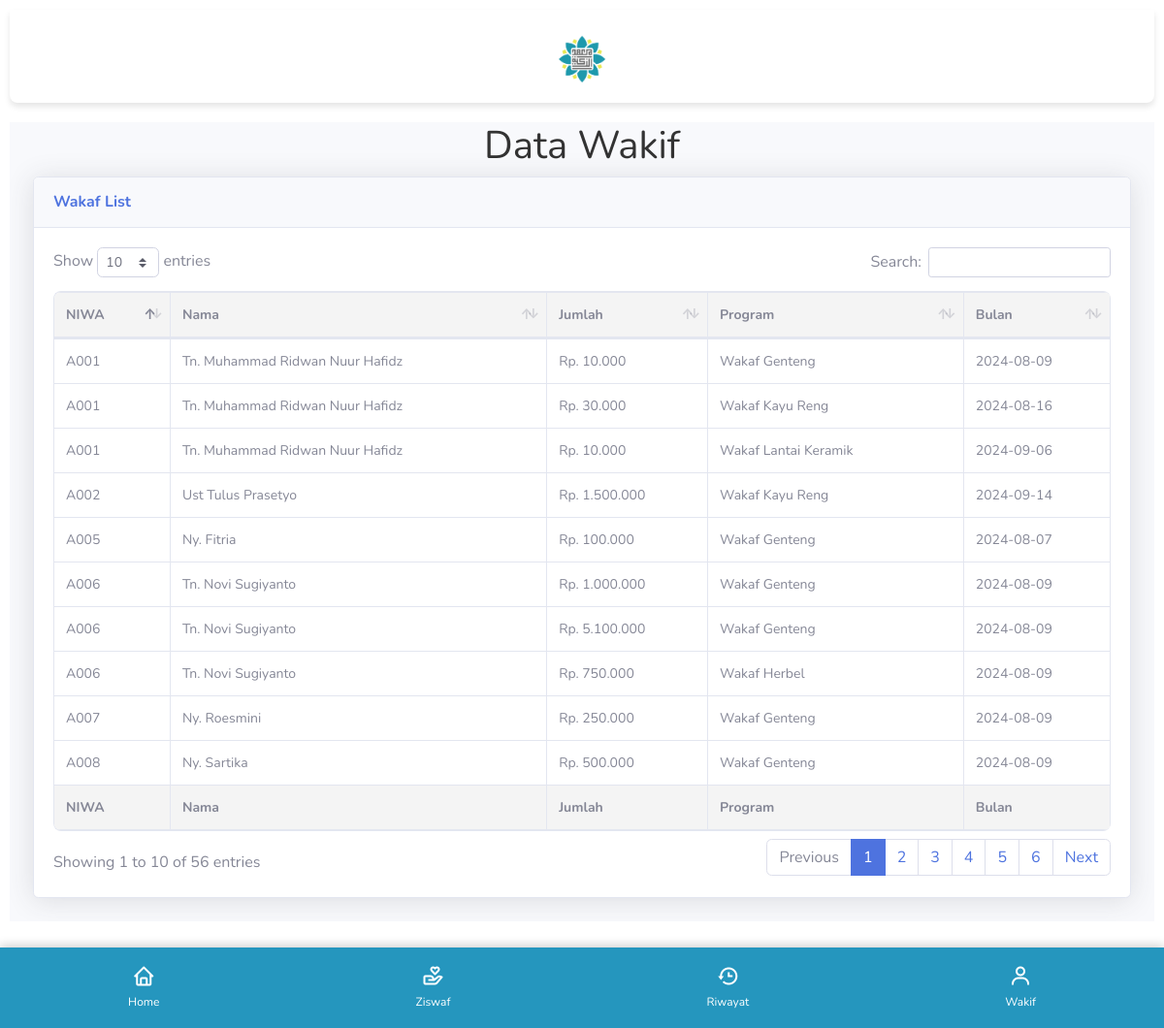
The app's page /admin/wakif-admin.php with its own data.
### tables this page shows
CREATE TABLE `pemasukan` (
  `id` int(11) NOT NULL,
  `user_id` varchar(10) NOT NULL,
  `jumlah` int(11) NOT NULL,
  `bulan` varchar(20) NOT NULL,
  `program_id` int(11) NOT NULL
);

CREATE TABLE `users` (
  `id` int(11) NOT NULL,
  `user_id` varchar(10) NOT NULL,
  `nama` varchar(100) NOT NULL
);

CREATE TABLE `program` (
  `id` int(11) NOT NULL,
  `program_name` varchar(255) NOT NULL,
  `target_amount` int(11) NOT NULL,
  `description` text NOT NULL,
  `image` varchar(255) DEFAULT NULL
);

### admin/wakif-admin.php (the view, shortened to what this page needs)
<?php
include 'db.php';
$search_query = '';
$sql = "SELECT p.*, pr.program_name, u.nama FROM pemasukan p
        JOIN program pr ON p.program_id = pr.id
        JOIN users u ON p.user_id = u.user_id
        WHERE u.nama LIKE '%$search_query%'";
$result = $conn->query($sql);
?>
<!DOCTYPE html>
<html lang="en">
<head>
    <link rel="stylesheet" href="style.css">
    <link href="vendor/fontawesome-free/css/all.min.css" rel="stylesheet" type="text/css">
    <link href="css/sb-admin-2.min.css" rel="stylesheet">
    <link href="vendor/datatables/dataTables.bootstrap4.min.css" rel="stylesheet">
    <link rel="stylesheet" href="https://cdn.jsdelivr.net/npm/boxicons@latest/css/boxicons.min.css">
</head>
<body id="page-top">
    <nav class="navbar">
        <div>
            <a href="index.php"><img src="az1.png" width="60px" alt="Logo Azzakiyyah"></a>
        </div>
    </nav>
    <div id="wrapper">
        <div id="content-wrapper" class="d-flex flex-column">
            <div id="content">
                <div class="container-fluid">
                    <h1>Data Wakif</h1>
                    <div class="card shadow mb-4">
                        <div class="card-header py-3">
                            <h6 class="m-0 font-weight-bold text-primary">Wakaf List</h6>
                        </div>
                        <div class="card-body">
                            <div class="table-responsive">
                                <table class="table table-bordered" id="donasi-table" width="100%" cellspacing="0">
                                    <thead>
                                        <tr>
                                            <th>NIWA</th>
                                            <th>Nama</th>
                                            <th>Jumlah</th>
                                            <th>Program</th>
                                            <th>Bulan</th>
                                        </tr>
                                    </thead>
                                    <tfoot>
                                        <tr>
                                            <th>NIWA</th>
                                            <th>Nama</th>
                                            <th>Jumlah</th>
                                            <th>Program</th>
                                            <th>Bulan</th>
                                        </tr>
                                    </tfoot>
                                    <tbody>
                                        <?php while ($row = $result->fetch_assoc()) : ?>
                                            <tr>
                                                <td><?= htmlspecialchars($row['user_id']) ?></td>
                                                <td><?= htmlspecialchars($row['nama']) ?></td>
                                                <td>Rp. <?= number_format($row['jumlah'], 0, ',', '.') ?></td>
                                                <td><?= htmlspecialchars($row['program_name']) ?></td>
                                                <td><?= htmlspecialchars($row['bulan']) ?></td>
                                            </tr>
                                        <?php endwhile; ?>
                                    </tbody>
                                </table>
                            </div>
                        </div>
                    </div>
                </div>
            </div>
        </div>
    </div>
    <div class="bottom-navbar">
        <a href="index.php" class="nav-link">
            <i class="bx bx-home"></i>
            <span class="nav-text">Home</span>
        </a>
        <a href="#" class="nav-link">
            <i class="bx bx-donate-heart"></i>
            <span class="nav-text">Ziswaf</span>
        </a>
        <a href="riwayat.php" class="nav-link">
            <i class="bx bx-history"></i>
            <span class="nav-text">Riwayat</span>
        </a>
        <a href="wakif.php" class="nav-link">
            <i class="bx bx-user"></i>
            <span class="nav-text">Wakif</span>
        </a>
    </div>
</body>
</html>

### style.css (style rules this page uses)
body { font-family: Arial, sans-serif; padding: 10px; margin: 0; background-color: #f4f4f4; color: #333; }
nav { position: fixed; top: 0; left: 0; width: 100%; background-color: white; padding: 10px; box-shadow: 0 4px 6px rgba(0, 0, 0, 0.1); border-radius: 0 0 8px 8px; margin-bottom: 20px; z-index: 1000; display: flex; flex-direction: column; }
nav a { color: #2596be; text-decoration: none; font-size: 16px; margin: 10px 0; text-align: center; display: block; transition: color 0.3s; }
h1, h2 { color: #333; margin-bottom: 15px; text-align: center; }
table { width: 100%; border-collapse: collapse; margin-top: 60px; background-color: #fff; border-radius: 8px; overflow: hidden; font-size: 14px; }
th, td { border: 1px solid #ddd; padding: 10px; text-align: left; }
th { background-color: #f4f4f4; }

### admin/wakif-admin.php (style rules this page uses)
#wrapper { margin-bottom: 100px; }
.bottom-navbar { position: fixed; bottom: 0; left: 0; width: 100%; background-color: #2596be; display: flex; justify-content: space-around; align-items: center; padding: 10px 0; box-shadow: 0 -2px 10px rgba(0, 0, 0, 0.2); z-index: 1000; }
.bottom-navbar .nav-link { color: white; text-align: center; font-size: 14px; text-decoration: none; transition: color 0.3s ease; }
.bottom-navbar .nav-link i { font-size: 24px; margin-bottom: 5px; }
.bottom-navbar .nav-text { display: block; font-size: 12px; }

### records on screen
pemasukan: user "A001", users.nama "Tn. Muhammad Ridwan Nuur Hafidz", jumlah "10.000", program.program_name "Wakaf Genteng", bulan "2024-08-09"
pemasukan: user "A001", users.nama "Tn. Muhammad Ridwan Nuur Hafidz", jumlah "30.000", program.program_name "Wakaf Kayu Reng", bulan "2024-08-16"
pemasukan: user "A001", users.nama "Tn. Muhammad Ridwan Nuur Hafidz", jumlah "10.000", program.program_name "Wakaf Lantai Keramik", bulan "2024-09-06"
pemasukan: user "A002", users.nama "Ust Tulus Prasetyo", jumlah "1.500.000", program.program_name "Wakaf Kayu Reng", bulan "2024-09-14"
pemasukan: user "A005", users.nama "Ny. Fitria", jumlah "100.000", program.program_name "Wakaf Genteng", bulan "2024-08-07"
pemasukan: user "A006", users.nama "Tn. Novi Sugiyanto", jumlah "1.000.000", program.program_name "Wakaf Genteng", bulan "2024-08-09"
pemasukan: user "A006", users.nama "Tn. Novi Sugiyanto", jumlah "5.100.000", program.program_name "Wakaf Genteng", bulan "2024-08-09"
pemasukan: user "A006", users.nama "Tn. Novi Sugiyanto", jumlah "750.000", program.program_name "Wakaf Herbel", bulan "2024-08-09"
pemasukan: user "A007", users.nama "Ny. Roesmini", jumlah "250.000", program.program_name "Wakaf Genteng", bulan "2024-08-09"
pemasukan: user "A008", users.nama "Ny. Sartika", jumlah "500.000", program.program_name "Wakaf Genteng", bulan "2024-08-09"
